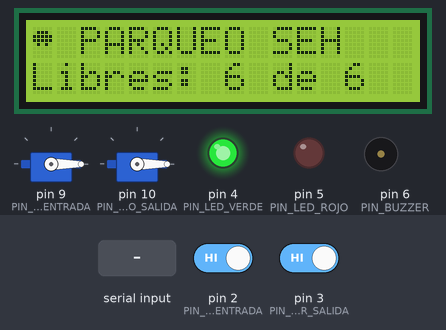
Simulated run of this sketch. Board: Arduino Uno, built with avr-gcc and run on an emulated ATmega328P. On the bench: 2 × servo, 16×2 character LCD, output pins drawn as LEDs (lit = HIGH), buzzer (waves = sounding). The test bench sets the inputs (shaded band); at power-on: pin 3 (PIN_SENSOR_SALIDA) HIGH, pin 2 (PIN_SENSOR_ENTRADA) HIGH. What the sketch prints to the serial monitor is not drawn.

Above: at 3.6 s.
3.7 s: "PARQUEO_LLENO\n" received over Serial
At 5.2 s:
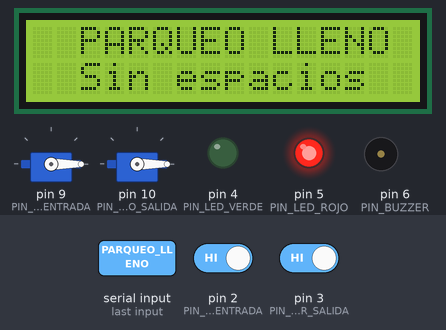
5.5 s: "ABRIR_ENTRADA\n" received over Serial
At 6.9 s:
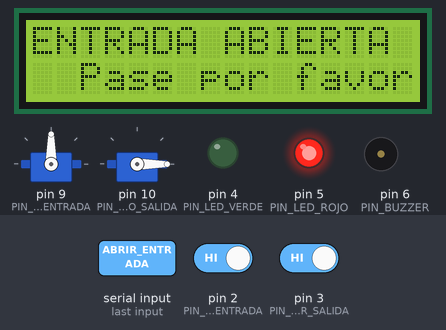
7.7 s: "ABRIR_SALIDA\n" received over Serial
At 10.5 s:
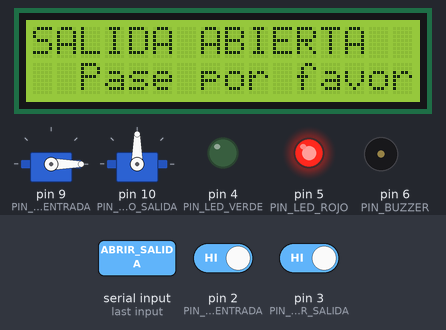
10.7 s: pin 3 (PIN_SENSOR_SALIDA) driven LOW
At 13.68 s:
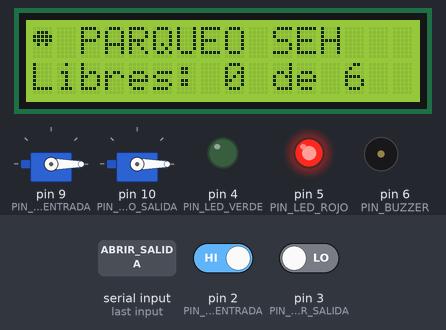
13.7 s: pin 2 (PIN_SENSOR_ENTRADA) driven LOW
At 14.4 s:
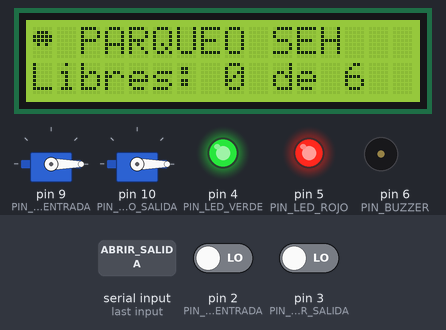
15.4 s: "ABRIR_ENTRADA\n" received over Serial
At 15.8 s:
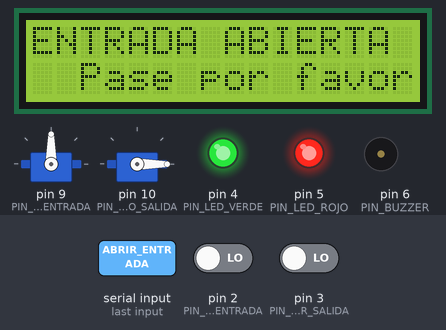
Timing chart, 0 to 20.4 s (numbered marks = the images above; inputs shaded):
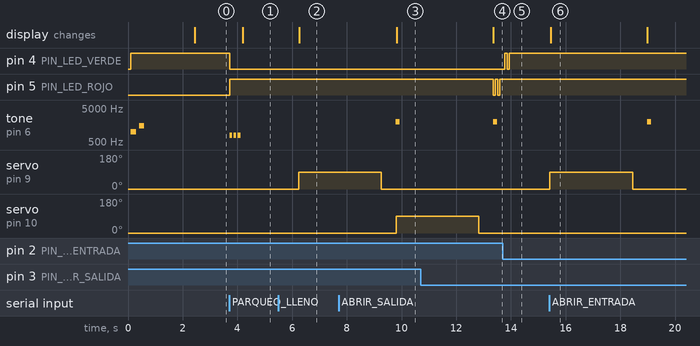

Measured:
- after the input at 3.7 s, pin 4 (PIN_LED_VERDE): HIGH → LOW at once; pin 5 (PIN_LED_ROJO): LOW → HIGH at once; tone on pin 6 (PIN_BUZZER): alternates 800 Hz for 0.10 s and silent for 0.05 s, 6 changes in all, then stays silent, starting at once; the display: changes after 0.50 s (image 1)
- after the input at 5.5 s, servo on pin 9 (PIN_SERVO_ENTRADA): 0° → 90° after 0.75 s; the display: changes after 0.76 s (image 2)
- after the input at 7.7 s, servo on pin 10 (PIN_SERVO_SALIDA): 0° → 90° after 2.1 s; the display: changes after 2.1 s (image 3)
- after the input at 10.7 s, pin 5 (PIN_LED_ROJO): alternates HIGH for 0.08 s and LOW for 0.08 s, starting after 2.7 s
- after the input at 13.7 s, pin 4 (PIN_LED_VERDE): LOW → HIGH after 0.08 s, → LOW 0.08 s later, → HIGH 0.08 s later
- after the input at 15.4 s, tone on pin 6 (PIN_BUZZER): silent → 2000 Hz after 3.6 s, → silent 0.15 s later; servo on pin 9 (PIN_SERVO_ENTRADA): 0° → 90° at once, → 0° 3.0 s later; the display: changes after 0.05 s (image 6)

The sketch:

parking_controller.ino
```cpp
/*
 * ============================================================
 *   PARQUEO INTELIGENTE — Código Arduino (El Músculo)
 * ============================================================
 *   Microcontrolador esclavo que interactúa con el mundo físico.
 *
 *   Funciones:
 *   - Leer sensores IR / botones
 *   - Controlar servomotores (barreras de entrada/salida)
 *   - Mostrar información en LCD
 *   - Comunicarse con Python via Serial
 *
 *   PROTOCOLO SERIAL:
 *   Arduino → Python:
 *     "NUEVO_TICKET"       → Cuando un vehículo llega a la entrada
 *     "SOLICITAR_SALIDA"   → Cuando un vehículo solicita salir
 *
 *   Python → Arduino:
 *     "ABRIR_ENTRADA"      → Orden de abrir barrera de entrada
 *     "ABRIR_SALIDA"       → Orden de abrir barrera de salida
 *     "PARQUEO_LLENO"      → Informar que no hay espacio
 *     "LCD:N"              → Actualizar LCD con N espacios libres
 * ============================================================
 */

#include <Servo.h>
#include <LiquidCrystal_I2C.h>

// ──────────────────────────────────────────────────────────
// 📌 PINES
// ──────────────────────────────────────────────────────────
#define PIN_SERVO_ENTRADA    9    // Servomotor de la barrera de entrada
#define PIN_SERVO_SALIDA     10   // Servomotor de la barrera de salida
#define PIN_SENSOR_ENTRADA   2    // Sensor IR / Botón de entrada
#define PIN_SENSOR_SALIDA    3    // Sensor IR / Botón de salida
#define PIN_LED_VERDE        4    // LED indicador: hay espacio
#define PIN_LED_ROJO         5    // LED indicador: parqueo lleno
#define PIN_BUZZER           6    // Buzzer para alertas sonoras

// ──────────────────────────────────────────────────────────
// ⚙️ CONFIGURACIÓN
// ──────────────────────────────────────────────────────────
#define ANGULO_CERRADO       0    // Posición de barrera cerrada
#define ANGULO_ABIERTO       90   // Posición de barrera abierta
#define TIEMPO_BARRERA_MS    3000 // Tiempo que la barrera permanece abierta
#define DEBOUNCE_MS          300  // Anti-rebote para sensores

// ──────────────────────────────────────────────────────────
// 📦 OBJETOS GLOBALES
// ──────────────────────────────────────────────────────────
Servo servoEntrada;
Servo servoSalida;
LiquidCrystal_I2C lcd(0x27, 16, 2);  // Dirección I2C, 16 columnas, 2 filas

// ──────────────────────────────────────────────────────────
// 🔄 VARIABLES DE ESTADO
// ──────────────────────────────────────────────────────────
String inputSerial = "";              // Buffer para datos seriales
bool entradaProcessing = false;       // Flag para evitar doble lectura
bool salidaProcessing = false;
unsigned long lastEntradaTime = 0;    // Para anti-rebote
unsigned long lastSalidaTime = 0;
int espaciosLibres = 0;              // Últimos espacios libres recibidos

// Carácter personalizado: carro para LCD
byte carIcon[8] = {
  0b00000,
  0b01110,
  0b11111,
  0b11111,
  0b01010,
  0b00000,
  0b00000,
  0b00000
};


// ══════════════════════════════════════════════════════════
//  SETUP
// ══════════════════════════════════════════════════════════
void setup() {
  // Comunicación serial con Python
  Serial.begin(9600);

  // Configurar pines
  pinMode(PIN_SENSOR_ENTRADA, INPUT_PULLUP);
  pinMode(PIN_SENSOR_SALIDA, INPUT_PULLUP);
  pinMode(PIN_LED_VERDE, OUTPUT);
  pinMode(PIN_LED_ROJO, OUTPUT);
  pinMode(PIN_BUZZER, OUTPUT);

  // Configurar servomotores
  servoEntrada.attach(PIN_SERVO_ENTRADA);
  servoSalida.attach(PIN_SERVO_SALIDA);
  servoEntrada.write(ANGULO_CERRADO);
  servoSalida.write(ANGULO_CERRADO);

  // Configurar LCD
  lcd.init();
  lcd.backlight();
  lcd.createChar(0, carIcon);

  // Pantalla de bienvenida
  lcd.setCursor(0, 0);
  lcd.print("  PARQUEO SEH   ");
  lcd.setCursor(0, 1);
  lcd.print(" Inicializando..");

  // LEDs iniciales
  digitalWrite(PIN_LED_VERDE, HIGH);
  digitalWrite(PIN_LED_ROJO, LOW);

  // Beep de confirmación
  tone(PIN_BUZZER, 1000, 200);
  delay(300);
  tone(PIN_BUZZER, 1500, 200);

  delay(2000);

  // Pantalla principal
  updateLCD(6);  // Asumir todos libres al inicio

  Serial.println("ARDUINO_READY");
}


// ══════════════════════════════════════════════════════════
//  LOOP PRINCIPAL
// ══════════════════════════════════════════════════════════
void loop() {
  // ── 1. Leer sensores de entrada/salida ──
  checkSensors();

  // ── 2. Leer comandos de Python por Serial ──
  readSerialCommands();
}


// ──────────────────────────────────────────────────────────
// 🔍 LECTURA DE SENSORES
// ──────────────────────────────────────────────────────────
void checkSensors() {
  unsigned long currentTime = millis();

  // ── Sensor de ENTRADA ──
  // El sensor IR lee LOW cuando detecta un objeto (active-low)
  // O el botón se presiona (INPUT_PULLUP → LOW al presionar)
  if (digitalRead(PIN_SENSOR_ENTRADA) == LOW) {
    if (!entradaProcessing && (currentTime - lastEntradaTime > DEBOUNCE_MS)) {
      entradaProcessing = true;
      lastEntradaTime = currentTime;

      // Notificar a Python que hay un vehículo esperando
      Serial.println("NUEVO_TICKET");

      // Feedback visual
      blinkLED(PIN_LED_VERDE, 2);
    }
  } else {
    entradaProcessing = false;
  }

  // ── Sensor de SALIDA ──
  if (digitalRead(PIN_SENSOR_SALIDA) == LOW) {
    if (!salidaProcessing && (currentTime - lastSalidaTime > DEBOUNCE_MS)) {
      salidaProcessing = true;
      lastSalidaTime = currentTime;

      // Notificar a Python que un vehículo quiere salir
      Serial.println("SOLICITAR_SALIDA");

      // Feedback visual
      blinkLED(PIN_LED_ROJO, 2);
    }
  } else {
    salidaProcessing = false;
  }
}


// ──────────────────────────────────────────────────────────
// 📡 LECTURA DE COMANDOS SERIALES
// ──────────────────────────────────────────────────────────
void readSerialCommands() {
  while (Serial.available() > 0) {
    char c = Serial.read();

    if (c == '\n') {
      // Comando completo recibido
      inputSerial.trim();
      processCommand(inputSerial);
      inputSerial = "";
    } else {
      inputSerial += c;
    }
  }
}


// ──────────────────────────────────────────────────────────
// ⚡ PROCESAMIENTO DE COMANDOS
// ──────────────────────────────────────────────────────────
void processCommand(String command) {

  if (command == "ABRIR_ENTRADA") {
    // ── Abrir barrera de entrada ──
    Serial.println("ACK:ENTRADA");
    openGate(servoEntrada, "ENTRADA");
    tone(PIN_BUZZER, 2000, 150);  // Beep de autorización

  } else if (command == "ABRIR_SALIDA") {
    // ── Abrir barrera de salida ──
    Serial.println("ACK:SALIDA");
    openGate(servoSalida, "SALIDA");
    tone(PIN_BUZZER, 2000, 150);

  } else if (command == "PARQUEO_LLENO") {
    // ── Indicar que no hay espacio ──
    Serial.println("ACK:LLENO");
    digitalWrite(PIN_LED_VERDE, LOW);
    digitalWrite(PIN_LED_ROJO, HIGH);

    // Alarma sonora (3 beeps rápidos)
    for (int i = 0; i < 3; i++) {
      tone(PIN_BUZZER, 800, 100);
      delay(150);
    }

    // Mostrar en LCD
    lcd.clear();
    lcd.setCursor(0, 0);
    lcd.print("  PARQUEO LLENO ");
    lcd.setCursor(0, 1);
    lcd.print("  Sin espacios  ");

    delay(2000);
    updateLCD(0);

  } else if (command.startsWith("LCD:")) {
    // ── Actualizar cantidad de espacios en LCD ──
    String numStr = command.substring(4);
    int freeSpots = numStr.toInt();
    espaciosLibres = freeSpots;
    updateLCD(freeSpots);

    // Actualizar LEDs según disponibilidad
    if (freeSpots > 0) {
      digitalWrite(PIN_LED_VERDE, HIGH);
      digitalWrite(PIN_LED_ROJO, LOW);
    } else {
      digitalWrite(PIN_LED_VERDE, LOW);
      digitalWrite(PIN_LED_ROJO, HIGH);
    }
  }
}


// ──────────────────────────────────────────────────────────
// 🚧 CONTROL DE BARRERAS (SERVOMOTORES)
// ──────────────────────────────────────────────────────────
void openGate(Servo &servo, String gateName) {
  // Abrir barrera (mover a 90°)
  servo.write(ANGULO_ABIERTO);

  // Actualizar LCD temporalmente
  lcd.clear();
  lcd.setCursor(0, 0);
  lcd.print(gateName + " ABIERTA");
  lcd.setCursor(0, 1);
  lcd.print("  Pase por favor");

  // Mantener abierta por el tiempo configurado
  delay(TIEMPO_BARRERA_MS);

  // Cerrar barrera (regresar a 0°)
  servo.write(ANGULO_CERRADO);

  // Restaurar LCD
  delay(500);
  updateLCD(espaciosLibres);
}


// ──────────────────────────────────────────────────────────
// 📺 ACTUALIZACIÓN DEL LCD
// ──────────────────────────────────────────────────────────
void updateLCD(int freeSpots) {
  lcd.clear();

  // Línea 1: Nombre del sistema
  lcd.setCursor(0, 0);
  lcd.write(byte(0));  // Ícono de carro
  lcd.print(" PARQUEO SEH");

  // Línea 2: Espacios disponibles
  lcd.setCursor(0, 1);
  lcd.print("Libres: ");
  lcd.print(freeSpots);
  lcd.print(" de 6");  // Ajustar según total de espacios
}


// ──────────────────────────────────────────────────────────
// 💡 UTILIDADES LED
// ──────────────────────────────────────────────────────────
void blinkLED(int pin, int times) {
  for (int i = 0; i < times; i++) {
    digitalWrite(pin, LOW);
    delay(80);
    digitalWrite(pin, HIGH);
    delay(80);
  }
}
```
